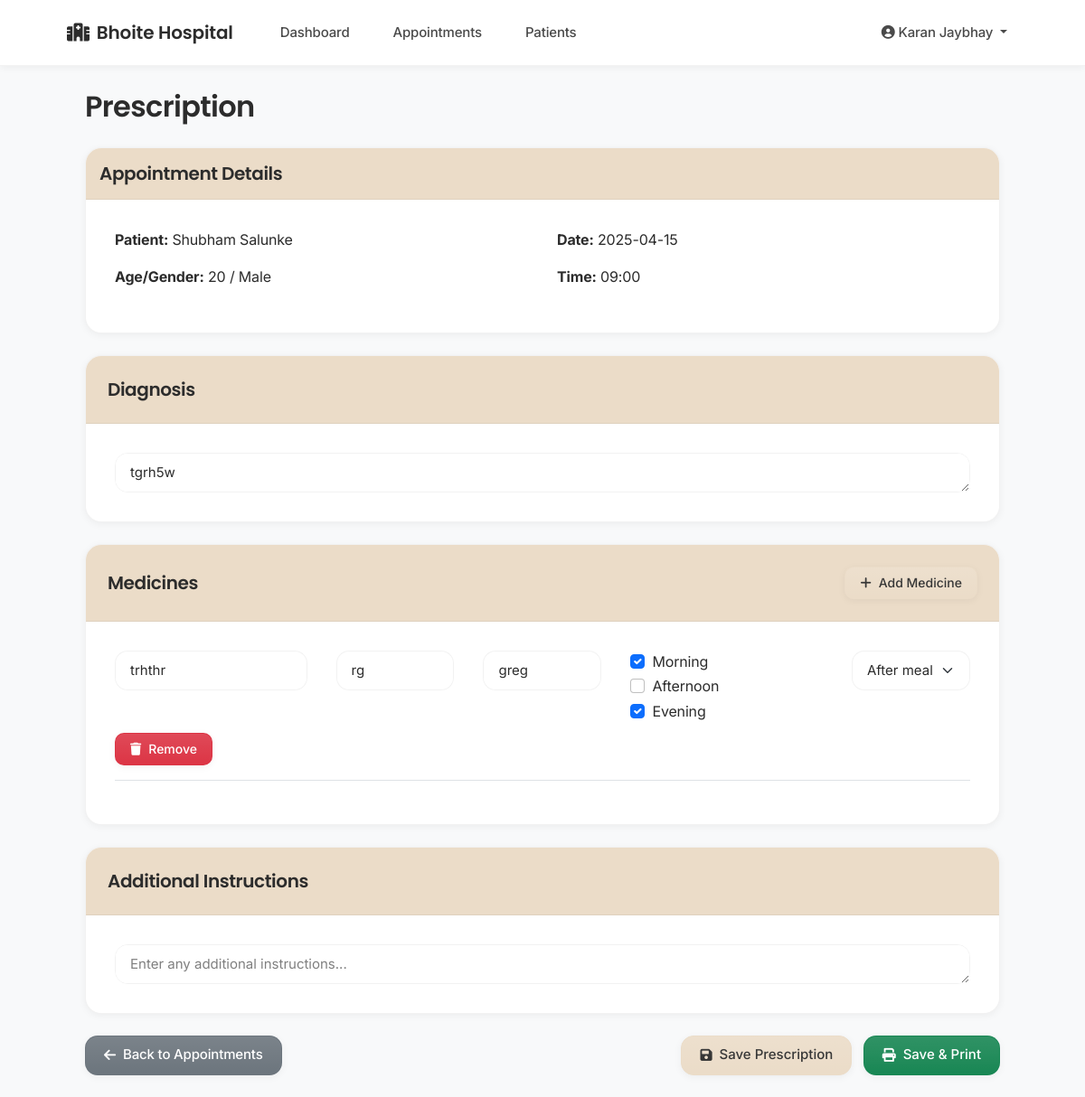
The app's page /doctor/prescriptions/6 (signed in) with its own data.
### tables this page shows
CREATE TABLE doctors (
            id INTEGER PRIMARY KEY AUTOINCREMENT,
            name TEXT NOT NULL,
            specialization TEXT NOT NULL,
            experience INTEGER,
            consultation_fee REAL,
            contact TEXT,
            bio TEXT,
            image_path TEXT,
            username TEXT UNIQUE,
            password TEXT,
            created_by INTEGER,
            hospital_id INTEGER NOT NULL,
            FOREIGN KEY (created_by) REFERENCES staff(id),
            FOREIGN KEY (hospital_id) REFERENCES staff(id)
        );

CREATE TABLE patients (
            id INTEGER PRIMARY KEY AUTOINCREMENT,
            name TEXT NOT NULL,
            age INTEGER NOT NULL,
            gender TEXT,
            contact TEXT,
            address TEXT,
            medical_history TEXT,
            created_at TIMESTAMP DEFAULT CURRENT_TIMESTAMP,
            created_by INTEGER,
            hospital_id INTEGER NOT NULL,
            FOREIGN KEY (created_by) REFERENCES staff(id),
            FOREIGN KEY (hospital_id) REFERENCES staff(id)
        );

CREATE TABLE appointments (
            id INTEGER PRIMARY KEY AUTOINCREMENT,
            patient_id INTEGER NOT NULL,
            doctor_id INTEGER NOT NULL,
            date TEXT NOT NULL,
            time_slot TEXT NOT NULL,
            status TEXT DEFAULT 'Scheduled',
            notes TEXT,
            created_at TIMESTAMP DEFAULT CURRENT_TIMESTAMP,
            hospital_id INTEGER NOT NULL,
            FOREIGN KEY (patient_id) REFERENCES patients(id),
            FOREIGN KEY (doctor_id) REFERENCES doctors(id),
            FOREIGN KEY (hospital_id) REFERENCES staff(id)
        );

CREATE TABLE prescriptions (
            id INTEGER PRIMARY KEY AUTOINCREMENT,
            appointment_id INTEGER NOT NULL UNIQUE,
            diagnosis TEXT NOT NULL,
            medicines TEXT NOT NULL,
            instructions TEXT,
            created_at TIMESTAMP DEFAULT CURRENT_TIMESTAMP,
            hospital_id INTEGER NOT NULL,
            FOREIGN KEY (appointment_id) REFERENCES appointments(id) ON DELETE CASCADE,
            FOREIGN KEY (hospital_id) REFERENCES staff(id)
        );

### app.py (the view, shortened to what this page needs)
@app.route('/doctor/prescriptions/<int:appointment_id>', methods=['GET', 'POST'])
def prescriptions(appointment_id):
    if 'user_id' not in session or session['user_type'] != 'doctor':
        return redirect(url_for('login'))
    conn = get_db_connection()
    appointment = conn.execute('''
        SELECT a.*, p.name as patient_name, p.age, p.gender, p.medical_history,
               d.name as doctor_name, d.specialization
        FROM appointments a
        JOIN patients p ON a.patient_id = p.id
        JOIN doctors d ON a.doctor_id = d.id
        WHERE a.id = ? AND a.hospital_id = ?
    ''', (appointment_id, session['hospital_id'])).fetchone()
    if not appointment:
        flash('Appointment not found', 'danger')
        return redirect(url_for('doctor_appointments'))
    prescription = conn.execute('SELECT * FROM prescriptions WHERE appointment_id = ?',
                               (appointment_id,)).fetchone()
    prescription_dict = None
    if prescription:
        prescription_dict = dict(prescription)
        medicines_parsed = []
        if prescription['medicines']:
            for medicine in prescription['medicines'].split('\n'):
                if medicine.strip():
                    parts = medicine.split('|')
                    if len(parts) == 7:  # Ensure we have all parts
                        medicines_parsed.append({
                            'name': parts[0],
                            'dosage': parts[1],
                            'frequency': parts[2],
                            'morning': parts[3],
                            'afternoon': parts[4],
                            'evening': parts[5],
                            'meal': parts[6]
                        })
        prescription_dict['medicines_parsed'] = medicines_parsed
    conn.close()
    return render_template('doctor/prescriptions.html',
                         appointment=appointment,
                         prescription=prescription_dict)

### templates/doctor/prescriptions.html (shortened to what this page needs)
{% extends "base.html" %}
{% block content %}
<div class="container">
    <h2 class="mb-4">Prescription</h2>
    <div class="card mb-4">
        <div class="card-header text-white d-flex justify-content-between align-items-center" style="background-color:rgb(235, 220, 200); padding: 15px 15px">
            <h5 class="mb-0">Appointment Details</h5>
        </div>
        <div class="card-body">
            <div class="row">
                <div class="col-md-6">
                    <p><strong>Patient:</strong> {{ appointment.patient_name }}</p>
                    <p><strong>Age/Gender:</strong> {{ appointment.age }} / {{ appointment.gender }}</p>
                </div>
                <div class="col-md-6">
                    <p><strong>Date:</strong> {{ appointment.date }}</p>
                    <p><strong>Time:</strong> {{ appointment.time_slot }}</p>
                </div>
            </div>
        </div>
    </div>
    <form method="POST" action="{{ url_for('prescriptions', appointment_id=appointment.id) }}">
        <div class="card mb-4">
            <div class="card-header">
                <h5 class="mb-0">Diagnosis</h5>
            </div>
            <div class="card-body">
                <textarea name="diagnosis" class="form-control" rows="3"
                    placeholder="Enter diagnosis..." required>{% if prescription %}{{ prescription.diagnosis }}{% endif %}</textarea>
            </div>
        </div>
        <div class="card mb-4">
            <div class="card-header d-flex justify-content-between align-items-center">
                <h5 class="mb-0">Medicines</h5>
                <button type="button" class="btn btn-sm btn-primary" id="addMedicine">
                    <i class="fas fa-plus"></i> Add Medicine
                </button>
            </div>
            <div class="card-body">
                <div id="medicinesContainer">
                    {% if prescription and prescription.medicines_parsed %}
                        {% for medicine in prescription.medicines_parsed %}
                        <div class="medicine-row mb-3 border-bottom pb-3">
                            <div class="row">
                                <div class="col-md-3">
                                    <input type="text" name="medicine_name_{{ loop.index }}" class="form-control mb-2"
                                        placeholder="Medicine name" value="{{ medicine.name }}" required>
                                </div>
                                <div class="col-md-2">
                                    <input type="text" name="medicine_dosage_{{ loop.index }}" class="form-control mb-2"
                                        placeholder="Dosage" value="{{ medicine.dosage }}" required>
                                </div>
                                <div class="col-md-2">
                                    <input type="text" name="medicine_frequency_{{ loop.index }}" class="form-control mb-2"
                                        placeholder="Frequency" value="{{ medicine.frequency }}" required>
                                </div>
                                <div class="col-md-3">
                                    <div class="form-check form-check-inline">
                                        <input class="form-check-input" type="checkbox"
                                            name="medicine_morning_{{ loop.index }}" value="1" {% if medicine.morning == '1' %}checked{% endif %}>
                                        <label class="form-check-label">Morning</label>
                                    </div>
                                    <div class="form-check form-check-inline">
                                        <input class="form-check-input" type="checkbox"
                                            name="medicine_afternoon_{{ loop.index }}" value="1" {% if medicine.afternoon == '1' %}checked{% endif %}>
                                        <label class="form-check-label">Afternoon</label>
                                    </div>
                                    <div class="form-check form-check-inline">
                                        <input class="form-check-input" type="checkbox"
                                            name="medicine_evening_{{ loop.index }}" value="1" {% if medicine.evening == '1' %}checked{% endif %}>
                                        <label class="form-check-label">Evening</label>
                                    </div>
                                </div>
                                <div class="col-md-2">
                                    <select name="medicine_meal_{{ loop.index }}" class="form-select">
                                        <option value="after" {% if medicine.meal == 'after' %}selected{% endif %}>After meal</option>
                                    </select>
                                </div>
                            </div>
                            <button type="button" class="btn btn-sm btn-danger removeMedicine mt-2">
                                <i class="fas fa-trash"></i> Remove
                            </button>
                        </div>
                        {% endfor %}
                    {% endif %}
                </div>
            </div>
        </div>
        <div class="card mb-4">
            <div class="card-header">
                <h5 class="mb-0">Additional Instructions</h5>
            </div>
            <div class="card-body">
                <textarea name="instructions" class="form-control" rows="3"
                    placeholder="Enter any additional instructions...">{% if prescription %}{{ prescription.instructions }}{% endif %}</textarea>
            </div>
        </div>
        <div class="d-flex justify-content-between">
            <a href="{{ url_for('doctor_appointments') }}" class="btn btn-secondary">
                <i class="fas fa-arrow-left"></i> Back to Appointments
            </a>
            <div>
                <button type="submit" name="action" value="save" class="btn btn-primary">
                    <i class="fas fa-save"></i> Save Prescription
                </button>
                <button type="submit" name="action" value="print" class="btn btn-success ms-2">
                    <i class="fas fa-print"></i> Save & Print
                </button>
            </div>
        </div>
    </form>
</div>
{% endblock %}

### templates/base.html (shortened to what this page needs)
<!DOCTYPE html>
<html lang="en">
<head>
    <link rel="stylesheet" href="https://cdnjs.cloudflare.com/ajax/libs/font-awesome/6.0.0/css/all.min.css">
    <link href="https://cdn.jsdelivr.net/npm/bootstrap@5.1.3/dist/css/bootstrap.min.css" rel="stylesheet">
</head>
<body class="bg-light">
    <nav class="navbar navbar-expand-lg navbar-light">
        <div class="container">
            <a class="navbar-brand" href="{{ url_for('admin_dashboard') if session.get('user_type') == 'admin' else url_for('doctor_dashboard') }}">
                <i class="fas fa-hospital me-2"></i>{{ session.get('hospital_name', 'Hospital Management') }}
            </a>
            <div class="collapse navbar-collapse" id="navbarNav">
                <ul class="navbar-nav me-auto">
                    {% if session.get('user_id') %}
                        {% if session.get('user_type') == 'admin' %}
                            <li class="nav-item">
                                <a class="nav-link" href="{{ url_for('admin_dashboard') }}">Dashboard</a>
                            </li>
                            <li class="nav-item dropdown">
                                <a class="nav-link dropdown-toggle" href="#" id="doctorsDropdown" role="button" data-bs-toggle="dropdown">
                                    <i class="fas fa-user-md me-1"></i>Doctors
                                </a>
                                <ul class="dropdown-menu">
                                    <li><a class="dropdown-item" href="{{ url_for('view_doctors') }}">View Doctors</a></li>
                                    <li><a class="dropdown-item" href="{{ url_for('add_doctor') }}">Add Doctor</a></li>
                                </ul>
                            </li>
                            <li class="nav-item dropdown">
                                <a class="nav-link dropdown-toggle" href="#" id="patientsDropdown" role="button" data-bs-toggle="dropdown">
                                    <i class="fas fa-procedures me-1"></i>Patients
                                </a>
                                <ul class="dropdown-menu">
                                    <li><a class="dropdown-item" href="{{ url_for('view_patients') }}">View Patients</a></li>
                                    <li><a class="dropdown-item" href="{{ url_for('add_patient') }}">Add Patient</a></li>
                                </ul>
                            </li>
                            <li class="nav-item">
                                <a class="nav-link" href="{{ url_for('view_appointments') }}">Appointments</a>
                            </li>
                            <li class="nav-item">
                                <a class="nav-link" href="{{ url_for('schedule_appointment') }}">
                                    <i class="fas fa-calendar-plus me-1"></i>Schedule Appointment
                                </a>
                            </li>
                        {% elif session.get('user_type') == 'doctor' %}
                            <li class="nav-item">
                                <a class="nav-link" href="{{ url_for('doctor_dashboard') }}">Dashboard</a>
                            </li>
                            <li class="nav-item">
                                <a class="nav-link" href="{{ url_for('doctor_appointments') }}">Appointments</a>
                            </li>
                            <li class="nav-item">
                                <a class="nav-link" href="{{ url_for('all_patients_history') }}">Patients</a>
                            </li>
                        {% endif %}
                    {% endif %}
                </ul>
                <ul class="navbar-nav">
                    {% if session.get('user_id') %}
                        <li class="nav-item dropdown">
                            <a class="nav-link dropdown-toggle" href="#" id="navbarDropdown" role="button" data-bs-toggle="dropdown" aria-expanded="false">
                                <i class="fas fa-user-circle me-1"></i>{{ session.get('name', 'User') }}
                            </a>
                        </li>
                    {% endif %}
                </ul>
            </div>
        </div>
    </nav>
    <main class="container py-4 animate-fade">
        {% block content %}{% endblock %}
    </main>
</body>
</html>

### records on screen
doctors: get "Karan Jaybhay"
patients: patient_name "Shubham Salunke", age "20", gender "Male"
appointments: date "2025-04-15", time_slot "09:00"
prescriptions: diagnosis "tgrh5w"

### other values on screen
{{ session.get('hospital_name', 'Hospital Management') }} "Bhoite Hospital"
